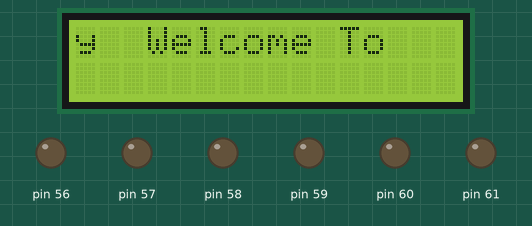
Simulated run of this program. Board: Arduino Mega 2560, built with avr-gcc and run on an emulated ATmega2560. On the bench: 16×2 character LCD, output pins drawn as LEDs (lit = HIGH). Wiring (from diagram.json): character LCD (HD44780): RS pin 54; E pin 55; data pin 22, pin 23, pin 24, pin 25, pin 26, pin 27, pin 28, pin 29. Pins used as bus, display or sensor lines are not drawn.

Above: at 0.36 s.
At 4.1 s:
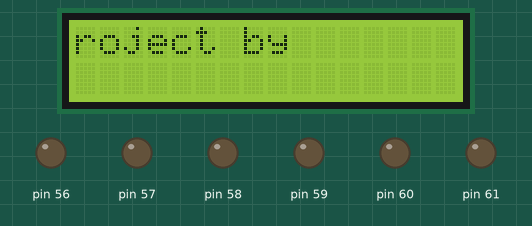
At 9.8 s:
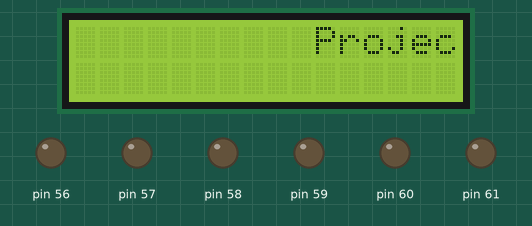
At 19.8 s:
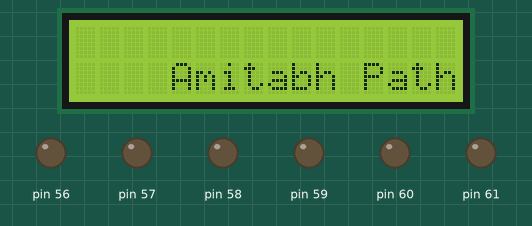
At 29.65 s:
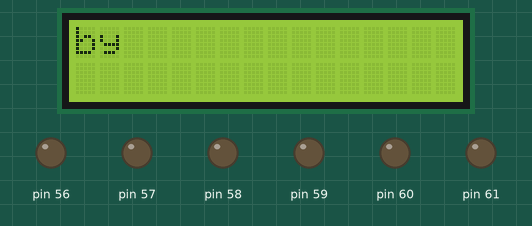
At 39.1 s:
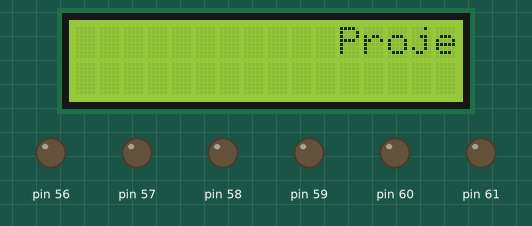

The program:

main.cpp
```cpp
#include <string.h>

// for sending data through port A
#define ddra (*(volatile char*)0x21)
#define data (*(volatile char*)0x22)

// for controlling RS and Enable pin on port F
#define ddrf (*(volatile char*)0x30)
#define outf (*(volatile char*)0x31)

#define RS 0
#define E  1

void toggle_e()
{
    // set enable pin high for making ready for incoming data

    outf |= (1<<E);
    // wait for 2 microseconds
    for(volatile long d = 0; d<=10; d++);
    // set enable pin low for snatching data
    outf &= ~(1<<E);

}
// data sent will be used for displaying characters
void send_data(char str)
{
    outf |= (1<<RS);
    data = str;
    toggle_e();
    // delay for 100 microseconds
    for(volatile long d = 0; d<=1000; d++);
}
// data sent will be used for using internal commands like  cursor blink,screen clear etc.
void send_command(char str)
{
    outf &= ~(1<<RS);
    data = str;
    toggle_e();
    // delay for 100 microseconds
    for(volatile long d = 0; d<=1000; d++);

}
void displayString(char *str)
{
    while(*str != '\0')
    {
        send_data(*str);
        str++;
    }
}
void displayRightJustified(char *str, char line)
 {
    char length = strlen(str);

    char line_base_add = (line==1)? 0x80 : 0xC0;

    char start_col = 16 - length;

    send_command(line_base_add + start_col);

    displayString(str);
}
void display_mid(char *str,char line)
{
    char length = strlen(str);

    char line_base_add = (line==1)? 0x80 : 0xC0;

    char start_col = (16 - length)/2;

    send_command(line_base_add + start_col);

    displayString(str);
}
void lcd_init()
{
    // Wait for hardware power stabilization at boot
    for(volatile long d = 0; d<=10000; d++);

    // Step 2: Force Reset sequence
    send_command(0x30);
    for(volatile long d = 0; d<=5000; d++);
    send_command(0x30);
    send_command(0x30);

    send_command(0x38); // Function set: 8-bit, 2-lines, 5x8 font
    send_command(0x0C); // Display ON, Cursor OFF

    send_command(0x01); // Clear Screen
    for(volatile long d = 0; d<=2500; d++); // Extra long delay for hardware clear (~2ms)

    send_command(0x06); // Entry mode: Increment cursor right
}
void scrollRight(char *str, char line)
{
    char length = strlen(str);
    char line_add = (line==1)? 0x80 : 0xC0 ;

    for(char scroll = 16; scroll >= 0; scroll--)
    {
        send_command(0x01); // clears screen
        for(volatile long d = 0; d <= 2000; d++);
        send_command(line_add + scroll);
        displayString(str);
        for(volatile long d = 0; d <= 200000; d++);
    }
}
void scrollLeft(char *str, char line)
{
    char length = strlen(str);
    char line_add = (line==1)? 0x80 : 0xC0 ;

    for(char scroll = 0; scroll <= 16-length; scroll++)
    {
        send_command(0x01); // clears screen
        for(volatile long d = 0; d <= 2000; d++);
        send_command(line_add + scroll);
        displayString(str);
        for(volatile long d = 0; d <= 200000; d++);
    }
}

void scroll_Left_Mid(char *str, char line)
{
    char length = strlen(str);
    char line_base = (line == 1) ? 0x80 : 0xC0;
    char target_mid = (16 - length) / 2;

    // Phase 1: Smooth Entry (The string slides in character by character from the left edge)
    for (char i = 1; i <= length; i++)
    {
        send_command(0x01); // Clear frame
        for(volatile long d = 0; d <= 2500; d++);

        send_command(line_base); // Stay anchored at the first column of the line

        // Print only the end slice of the string that is slipping onto the screen
        displayString(str + (length - i));

        for(volatile long d = 0; d <= 200000; d++);
    }

    // Phase 2: Shift to Center (The whole string moves across the screen to its middle home)
    for (char scroll = 1; scroll <= target_mid; scroll++)
    {
        send_command(0x01); // Clear frame
        for(volatile long d = 0; d <= 2500; d++);

        send_command(line_base + scroll); // Shift the absolute starting address forward
        displayString(str);               // Print the whole string

        for(volatile long d = 0; d <= 200000; d++);
    }
}
void scroll_Right_Mid(char *str, char line)
{
    char length = strlen(str);
    char line_add = (line==1)? 0x80 : 0xC0 ;

    for(char scroll = 16; scroll >= (16-length)/2; scroll--)
    {
        send_command(line_add);
        displayString("                "); // clears screen
        for(volatile long d = 0; d <= 2000; d++);
        send_command(line_add + scroll);
        displayString(str);
        for(volatile long d = 0; d <= 50000; d++);
    }
}

void rotate_leftToright(char *str, char line)
{
    char length = strlen(str);
    char line_base = (line == 1) ? 0x80 : 0xC0;
    // char target_mid = (16 - length) / 2;

    // Phase 1: Smooth Entry (The string slides in character by character from the left edge)
    for (char i = 1; i <= length; i++)
    {
        displayString("                ");
        for(volatile long d = 0; d <= 2500; d++);

        send_command(line_base); // Stay anchored at the first column of the line

        // Print only the end slice of the string that is slipping onto the screen
        displayString(str + (length - i));

        for(volatile long d = 0; d <= 200000; d++);
    }

    // Phase 2: Shift to Center (The whole string moves across the screen to its middle home)
    for (char scroll = 1; scroll <= 16; scroll++)
    {
        send_command(line_base);
        for(char i = 0; i<=scroll; i++)
        {
        displayString(" "); // Clear frame
        for(volatile long d = 0; d <= 2500; d++);
        }

        send_command(line_base + scroll); // Shift the absolute starting address forward
        displayString(str);               // Print the whole string

        for(volatile long d = 0; d <= 200000; d++);
    }
}
void rotate_rightToleft(char *str, char line)
{
    int length = strlen(str);
    char line_base = (line == 1) ? 0x80 : 0xC0;

    // Phase 1: Slide IN from the right side (16 down to 0)
    for(int rot = 16; rot >= 0; rot--)
    {
        // Clear the line briefly or overwrite carefully
        send_command(line_base);
        displayString("                "); // 16 spaces to clear

        // Move cursor to the starting position and print string
        send_command(line_base + rot);
        displayString(str);

        for(volatile long d = 0; d <= 200000; d++); // Delay
    }

    // Phase 2: Slide OUT smoothly to the left
    for(int depart = 1; depart <= length; depart++)
    {
        // 1. Reset cursor to the very beginning of the line
        send_command(line_base);

        // 2. Print the string starting from the 'depart' index
        //    (e.g., if str is "HELLO", str+1 is "ELLO")
        displayString(str + depart);

        // 3. Clear the trailing characters on the right so they don't ghost
        for(int i = 0; i < depart; i++) {
            displayString(" ");
        }

        for(volatile long d = 0; d <= 200000; d++); // Delay
    }

    // Final cleanup: ensure the line is completely blank at the end
    send_command(line_base);
    displayString("                ");
}

void rotate_opposite(char *str1, char line_1, char *str2, char line_2)
{
    // will rotate left to right the first string
    char length_1 = strlen(str1);
    char line_base_1 = (line_1 == 1) ? 0x80 : 0xC0;
    // char target_mid = (16 - length) / 2;

    // Phase 1: Smooth Entry (The string slides in character by character from the left edge)
    for (char i = 1; i <= length_1; i++)
    {
        displayString("                ");
        for(volatile long d = 0; d <= 2500; d++);

        send_command(line_base_1); // Stay anchored at the first column of the line

        // Print only the end slice of the string that is slipping onto the screen
        displayString(str1 + (length_1 - i));

        for(volatile long d = 0; d <= 200000; d++);
    }

    // Phase 2: Shift to Center (The whole string moves across the screen to its middle home)
    for (char scroll = 1; scroll <= 16; scroll++)
    {
        send_command(line_base_1);
        for(char i = 0; i<=scroll; i++)
        {
        displayString(" "); // Clear frame
        for(volatile long d = 0; d <= 2500; d++);
        }

        send_command(line_base_1 + scroll); // Shift the absolute starting address forward
        displayString(str1);               // Print the whole string

        for(volatile long d = 0; d <= 200000; d++);
    }

    // will rotate the second string right to left

     int length_2 = strlen(str2);
    char line_base_2 = (line_2 == 1) ? 0x80 : 0xC0;

    // Phase 1: Slide IN from the right side (16 down to 0)
    for(int rot = 16; rot >= 0; rot--)
    {
        // Clear the line briefly or overwrite carefully
        send_command(line_base_2);
        displayString("                "); // 16 spaces to clear

        // Move cursor to the starting position and print string
        send_command(line_base_2 + rot);
        displayString(str2);

        for(volatile long d = 0; d <= 200000; d++); // Delay
    }

    // Phase 2: Slide OUT smoothly to the left
    for(int depart = 1; depart <= length_2; depart++)
    {
        // 1. Reset cursor to the very beginning of the line
        send_command(line_base_2);

        // 2. Print the string starting from the 'depart' index
        //    (e.g., if str is "HELLO", str+1 is "ELLO")
        displayString(str2 + depart);

        // 3. Clear the trailing characters on the right so they don't ghost
        for(int i = 0; i < depart; i++) {
            displayString(" ");
        }

        for(volatile long d = 0; d <= 200000; d++); // Delay
    }

    // Final cleanup: ensure the line is completely blank at the end
    send_command(line_base_2);
    displayString("                ");
}
int main()
{
    // setting port A and F as output ports
    ddra = 0xFF;
    ddrf = 0xFF;

    lcd_init();

   display_mid("Welcome To",1);

    while(1)
    {
        rotate_opposite("Project by",1,"Amitabh Pathak",2);
    }
    return 0;
}
```

Measured:
- what the display in image 0 shows lasts 0.5 s, from 0.1 s to 0.6 s
- what the display in image 2 shows lasts 0.6 s, from 9.7 s to 10.3 s
